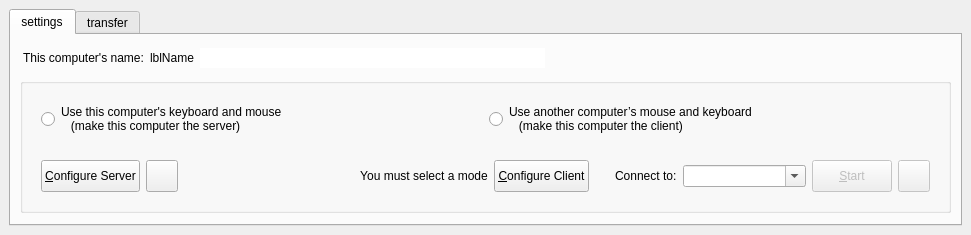
<?xml version="1.0" encoding="UTF-8"?>
<ui version="4.0">
 <class>MainWindow</class>
 <widget class="QMainWindow" name="MainWindow">
  <property name="geometry">
   <rect>
    <x>0</x>
    <y>0</y>
    <width>971</width>
    <height>197</height>
   </rect>
  </property>
  <widget class="QWidget" name="topLevelWidget">
   <property name="sizePolicy">
    <sizepolicy hsizetype="Preferred" vsizetype="Maximum">
     <horstretch>0</horstretch>
     <verstretch>0</verstretch>
    </sizepolicy>
   </property>
   <layout class="QVBoxLayout" name="_2">
    <property name="spacing">
     <number>3</number>
    </property>
    <item>
     <widget class="QTabWidget" name="tabWidget">
      <property name="currentIndex">
       <number>0</number>
      </property>
      <widget class="QWidget" name="tabSettings">
       <attribute name="title">
        <string>settings</string>
       </attribute>
       <layout class="QVBoxLayout" name="tabSettingsLayout">
       <item>
        <widget class="QWidget" name="widget" native="true">
         <property name="minimumSize">
          <size>
           <width>0</width>
           <height>28</height>
          </size>
         </property>
         <property name="maximumSize">
          <size>
           <width>16777215</width>
           <height>28</height>
          </size>
         </property>
         <layout class="QHBoxLayout" name="horizontalLayout_5">
          <property name="leftMargin">
           <number>3</number>
          </property>
          <property name="topMargin">
           <number>3</number>
          </property>
          <property name="rightMargin">
           <number>3</number>
          </property>
          <property name="bottomMargin">
           <number>3</number>
          </property>
          <item>
           <widget class="QLabel" name="labelComputerName">
            <property name="sizePolicy">
             <sizepolicy hsizetype="Maximum" vsizetype="Preferred">
              <horstretch>0</horstretch>
              <verstretch>0</verstretch>
             </sizepolicy>
            </property>
            <property name="text">
             <string>This computer's name:</string>
            </property>
           </widget>
          </item>
          <item>
           <widget class="QLabel" name="lblComputerName">
            <property name="sizePolicy">
             <sizepolicy hsizetype="Maximum" vsizetype="Preferred">
              <horstretch>0</horstretch>
              <verstretch>0</verstretch>
             </sizepolicy>
            </property>
            <property name="text">
             <string notr="true">lblName</string>
            </property>
           </widget>
          </item>
          <item>
           <widget class="QLineEdit" name="lineEditName">
            <property name="sizePolicy">
             <sizepolicy hsizetype="Expanding" vsizetype="Fixed">
              <horstretch>0</horstretch>
              <verstretch>0</verstretch>
             </sizepolicy>
            </property>
            <property name="toolTip">
             <string>&lt;html&gt;&lt;head/&gt;&lt;body&gt;&lt;p&gt;Name can't have have spaces or special characters&lt;/p&gt;&lt;p&gt;Use Enter to save the name change.&lt;/p&gt;&lt;/body&gt;&lt;/html&gt;</string>
            </property>
            <property name="maxLength">
             <number>255</number>
            </property>
            <property name="frame">
             <bool>false</bool>
            </property>
            <property name="clearButtonEnabled">
             <bool>false</bool>
            </property>
           </widget>
          </item>
          <item>
           <widget class="QPushButton" name="btnEditName">
            <property name="sizePolicy">
             <sizepolicy hsizetype="Fixed" vsizetype="Fixed">
              <horstretch>0</horstretch>
              <verstretch>0</verstretch>
             </sizepolicy>
            </property>
            <property name="toolTip">
             <string>Edit Computer Name</string>
            </property>
            <property name="icon">
             <iconset theme="document-edit"/>
            </property>
            <property name="iconSize">
             <size>
              <width>16</width>
              <height>16</height>
             </size>
            </property>
            <property name="flat">
             <bool>true</bool>
            </property>
           </widget>
          </item>
          <item>
           <spacer name="horizontalSpacer_2">
            <property name="orientation">
             <enum>Qt::Orientation::Horizontal</enum>
            </property>
            <property name="sizeHint" stdset="0">
             <size>
              <width>6</width>
              <height>20</height>
             </size>
            </property>
           </spacer>
          </item>
          <item>
           <widget class="QLabel" name="lblIpAddresses">
            <property name="sizePolicy">
             <sizepolicy hsizetype="Preferred" vsizetype="Fixed">
              <horstretch>0</horstretch>
              <verstretch>0</verstretch>
             </sizepolicy>
            </property>
           </widget>
          </item>
         </layout>
        </widget>
       </item>
       <item>
        <widget class="QGroupBox" name="groupBox">
         <property name="sizePolicy">
          <sizepolicy hsizetype="Preferred" vsizetype="Fixed">
           <horstretch>0</horstretch>
           <verstretch>0</verstretch>
          </sizepolicy>
         </property>
         <property name="title">
          <string/>
         </property>
         <layout class="QVBoxLayout" name="verticalLayout">
          <item>
           <widget class="QWidget" name="widgetModeSelection" native="true">
            <property name="sizePolicy">
             <sizepolicy hsizetype="Preferred" vsizetype="Maximum">
              <horstretch>0</horstretch>
              <verstretch>0</verstretch>
             </sizepolicy>
            </property>
            <layout class="QHBoxLayout" name="horizontalLayout">
             <item>
              <widget class="QRadioButton" name="rbModeServer">
               <property name="sizePolicy">
                <sizepolicy hsizetype="Minimum" vsizetype="Preferred">
                 <horstretch>0</horstretch>
                 <verstretch>0</verstretch>
                </sizepolicy>
               </property>
               <property name="text">
                <string>Use this computer's keyboard and mouse
   (make this computer the server)</string>
               </property>
              </widget>
             </item>
             <item>
              <widget class="QRadioButton" name="rbModeClient">
               <property name="sizePolicy">
                <sizepolicy hsizetype="Minimum" vsizetype="Maximum">
                 <horstretch>0</horstretch>
                 <verstretch>0</verstretch>
                </sizepolicy>
               </property>
               <property name="text">
                <string>Use another computer’s mouse and keyboard
   (make this computer the client)</string>
               </property>
              </widget>
             </item>
            </layout>
           </widget>
          </item>
          <item>
           <widget class="QWidget" name="widgetModeOptions" native="true">
            <property name="sizePolicy">
             <sizepolicy hsizetype="Preferred" vsizetype="Maximum">
              <horstretch>0</horstretch>
              <verstretch>0</verstretch>
             </sizepolicy>
            </property>
            <layout class="QHBoxLayout" name="horizontalLayout_2">
             <item>
              <widget class="QWidget" name="serverOptions" native="true">
               <property name="sizePolicy">
                <sizepolicy hsizetype="Preferred" vsizetype="Fixed">
                 <horstretch>0</horstretch>
                 <verstretch>0</verstretch>
                </sizepolicy>
               </property>
               <property name="minimumSize">
                <size>
                 <width>0</width>
                 <height>32</height>
                </size>
               </property>
               <property name="maximumSize">
                <size>
                 <width>16777215</width>
                 <height>32</height>
                </size>
               </property>
               <layout class="QHBoxLayout" name="horizontalLayout_4">
                <property name="leftMargin">
                 <number>0</number>
                </property>
                <property name="topMargin">
                 <number>0</number>
                </property>
                <property name="rightMargin">
                 <number>0</number>
                </property>
                <property name="bottomMargin">
                 <number>0</number>
                </property>
                <item>
                 <widget class="QPushButton" name="btnConfigureServer">
                  <property name="sizePolicy">
                   <sizepolicy hsizetype="Maximum" vsizetype="Fixed">
                    <horstretch>0</horstretch>
                    <verstretch>0</verstretch>
                   </sizepolicy>
                  </property>
                  <property name="minimumSize">
                   <size>
                    <width>0</width>
                    <height>32</height>
                   </size>
                  </property>
                  <property name="maximumSize">
                   <size>
                    <width>16777215</width>
                    <height>32</height>
                   </size>
                  </property>
                  <property name="text">
                   <string>&amp;Configure Server</string>
                  </property>
                 </widget>
                </item>
                <item>
                 <widget class="QPushButton" name="btnSaveServerConfig">
                  <property name="sizePolicy">
                   <sizepolicy hsizetype="Fixed" vsizetype="Fixed">
                    <horstretch>0</horstretch>
                    <verstretch>0</verstretch>
                   </sizepolicy>
                  </property>
                  <property name="minimumSize">
                   <size>
                    <width>32</width>
                    <height>32</height>
                   </size>
                  </property>
                  <property name="maximumSize">
                   <size>
                    <width>32</width>
                    <height>32</height>
                   </size>
                  </property>
                  <property name="toolTip">
                   <string>Export server configuration</string>
                  </property>
                  <property name="icon">
                   <iconset theme="QIcon::ThemeIcon::DocumentSaveAs"/>
                  </property>
                 </widget>
                </item>
                <item>
                 <spacer name="horizontalSpacer">
                  <property name="orientation">
                   <enum>Qt::Orientation::Horizontal</enum>
                  </property>
                  <property name="sizeHint" stdset="0">
                   <size>
                    <width>40</width>
                    <height>5</height>
                   </size>
                  </property>
                 </spacer>
                </item>
               </layout>
              </widget>
             </item>
             <item>
              <widget class="QLabel" name="lblNoMode">
               <property name="text">
                <string>You must select a mode</string>
               </property>
               <property name="alignment">
                <set>Qt::AlignmentFlag::AlignCenter</set>
               </property>
              </widget>
             </item>
             <item>
              <widget class="QWidget" name="clientOptions" native="true">
               <property name="sizePolicy">
                <sizepolicy hsizetype="Preferred" vsizetype="Maximum">
                 <horstretch>0</horstretch>
                 <verstretch>0</verstretch>
                </sizepolicy>
               </property>
               <layout class="QHBoxLayout" name="horizontalLayout_3">
                <property name="leftMargin">
                 <number>0</number>
                </property>
                <property name="topMargin">
                 <number>0</number>
                </property>
                <property name="rightMargin">
                 <number>0</number>
                </property>
                <property name="bottomMargin">
                 <number>0</number>
                </property>
                <item>
                 <widget class="QPushButton" name="btnConfigureClient">
                  <property name="sizePolicy">
                   <sizepolicy hsizetype="Maximum" vsizetype="Fixed">
                    <horstretch>0</horstretch>
                    <verstretch>0</verstretch>
                   </sizepolicy>
                  </property>
                  <property name="minimumSize">
                   <size>
                    <width>0</width>
                    <height>32</height>
                   </size>
                  </property>
                  <property name="maximumSize">
                   <size>
                    <width>16777215</width>
                    <height>32</height>
                   </size>
                  </property>
                  <property name="text">
                   <string>&amp;Configure Client</string>
                  </property>
                 </widget>
                </item>
                <item>
                 <spacer name="horizontalSpacer_3">
                  <property name="orientation">
                   <enum>Qt::Orientation::Horizontal</enum>
                  </property>
                  <property name="sizeType">
                   <enum>QSizePolicy::Policy::Fixed</enum>
                  </property>
                  <property name="sizeHint" stdset="0">
                   <size>
                    <width>20</width>
                    <height>5</height>
                   </size>
                  </property>
                 </spacer>
                </item>
                <item>
                 <widget class="QLabel" name="m_pLabelServerName">
                  <property name="sizePolicy">
                   <sizepolicy hsizetype="Preferred" vsizetype="Maximum">
                    <horstretch>0</horstretch>
                    <verstretch>0</verstretch>
                   </sizepolicy>
                  </property>
                  <property name="text">
                   <string>Connect to:</string>
                  </property>
                  <property name="indent">
                   <number>0</number>
                  </property>
                 </widget>
                </item>
                <item>
                 <widget class="QComboBox" name="cbHostname">
                  <property name="sizePolicy">
                   <sizepolicy hsizetype="Expanding" vsizetype="Fixed">
                    <horstretch>0</horstretch>
                    <verstretch>0</verstretch>
                   </sizepolicy>
                  </property>
                  <property name="minimumSize">
                   <size>
                    <width>0</width>
                    <height>0</height>
                   </size>
                  </property>
                  <property name="toolTip">
                   <string>&lt;html&gt;Hostname or IP address of the server computer.&lt;br/&gt;May contain a comma seperated list.&lt;/html&gt;</string>
                  </property>
                  <property name="editable">
                   <bool>true</bool>
                  </property>
                  <property name="insertPolicy">
                   <enum>QComboBox::NoInsert</enum>
                  </property>
                 </widget>
                </item>
               </layout>
              </widget>
             </item>
             <item>
              <widget class="QWidget" name="horizontalWidget" native="true">
               <property name="sizePolicy">
                <sizepolicy hsizetype="Preferred" vsizetype="Fixed">
                 <horstretch>0</horstretch>
                 <verstretch>0</verstretch>
                </sizepolicy>
               </property>
               <property name="minimumSize">
                <size>
                 <width>0</width>
                 <height>32</height>
                </size>
               </property>
               <property name="maximumSize">
                <size>
                 <width>16777215</width>
                 <height>32</height>
                </size>
               </property>
               <layout class="QHBoxLayout" name="horizontalLayout_6">
                <property name="leftMargin">
                 <number>0</number>
                </property>
                <property name="topMargin">
                 <number>0</number>
                </property>
                <property name="rightMargin">
                 <number>0</number>
                </property>
                <property name="bottomMargin">
                 <number>0</number>
                </property>
                <item>
                 <widget class="QPushButton" name="btnToggleCore">
                  <property name="enabled">
                   <bool>false</bool>
                  </property>
                  <property name="sizePolicy">
                   <sizepolicy hsizetype="Maximum" vsizetype="Fixed">
                    <horstretch>0</horstretch>
                    <verstretch>0</verstretch>
                   </sizepolicy>
                  </property>
                  <property name="minimumSize">
                   <size>
                    <width>0</width>
                    <height>32</height>
                   </size>
                  </property>
                  <property name="maximumSize">
                   <size>
                    <width>16777215</width>
                    <height>32</height>
                   </size>
                  </property>
                  <property name="text">
                   <string>&amp;Start</string>
                  </property>
                 </widget>
                </item>
                <item>
                 <widget class="QPushButton" name="btnRestartCore">
                  <property name="enabled">
                   <bool>false</bool>
                  </property>
                  <property name="sizePolicy">
                   <sizepolicy hsizetype="Fixed" vsizetype="Fixed">
                    <horstretch>0</horstretch>
                    <verstretch>0</verstretch>
                   </sizepolicy>
                  </property>
                  <property name="minimumSize">
                   <size>
                    <width>32</width>
                    <height>32</height>
                   </size>
                  </property>
                  <property name="maximumSize">
                   <size>
                    <width>32</width>
                    <height>32</height>
                   </size>
                  </property>
                  <property name="toolTip">
                   <string>Restart</string>
                  </property>
                  <property name="icon">
                   <iconset theme="view-refresh"/>
                  </property>
                 </widget>
                </item>
               </layout>
              </widget>
             </item>
            </layout>
           </widget>
          </item>
         </layout>
        </widget>
       </item>
       </layout>
      </widget>
      <widget class="QWidget" name="tabTransfer">
       <attribute name="title">
        <string>transfer</string>
       </attribute>
       <layout class="QVBoxLayout" name="tabTransferLayout"/>
      </widget>
     </widget>
    </item>
   </layout>
  </widget>
 </widget>
 <resources/>
 <connections/>
</ui>
